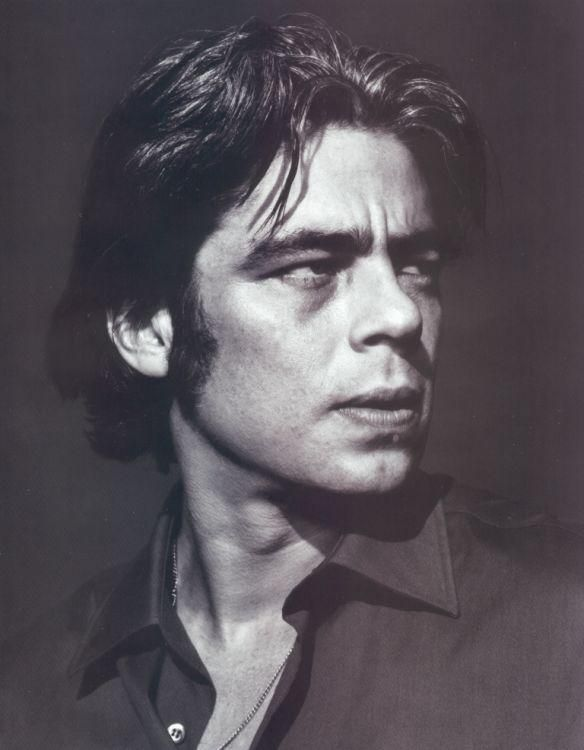
#> input picture examples/in/b_deltoro.jpg, 584 x 750 px
$ python -i stringmaker.py   (imports and definitions only)
#> lines starting #> are read from the running program, lines starting #| are printed output that depends on the picture
import numpy as np
import matplotlib.pyplot as plt
import cv2

from pystring.helper import line_indices
from .helper import rot_matrix, reflect_matrix


class StringMaker:
    def __init__(self, image_path, pow=1.0):
#> called with image_path = '../examples/in/b_deltoro.jpg', pow = 1
        self.image_path = image_path
        self.image = (
            1
            - cv2.cvtColor(cv2.imread(self.image_path), cv2.COLOR_BGR2GRAY)
            / 255
        )
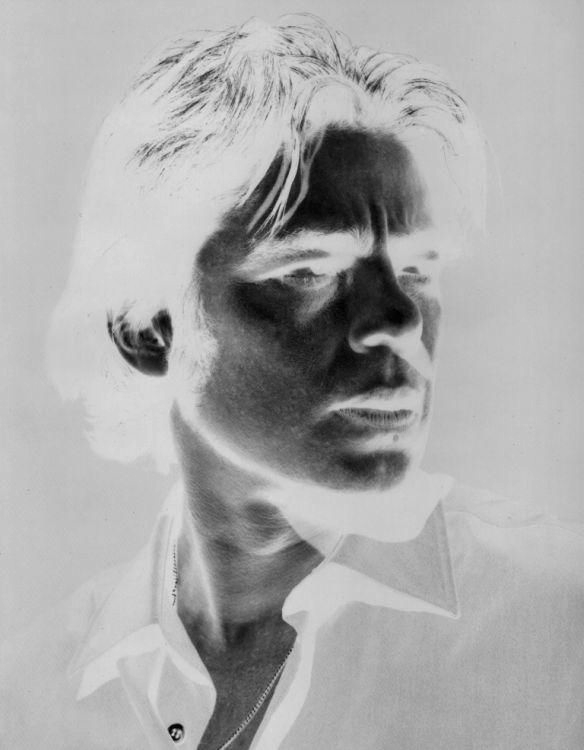
#> self.image: shape (750, 584) float64; min 0, max 0.898, mean 0.665
        self.sanitize(pow=pow)

    def sanitize(self, pow=1):
#> called with pow = 1
        self.resolution = np.min(self.image.shape)
#> self.resolution = 584
        self.image = self.image[: self.resolution, : self.resolution]
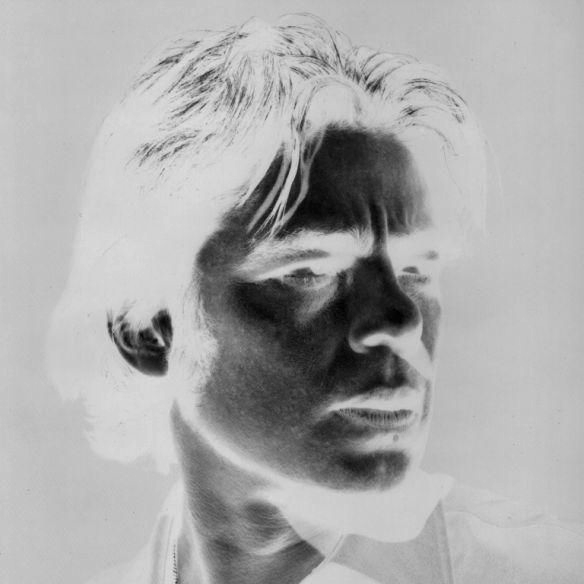
#> self.image: shape (584, 584) float64; min 0.00392, max 0.898, mean 0.666
        self.image = self.image**pow

    def resize(self, resolution):
        self.image = cv2.resize(self.image, dsize=(resolution, resolution))
        self.sanitize()

    # [80 lines left out: functions make_nails, calc_line_indices, not called in this run]

    def line_intensity(self, n_0, n_1):
        indices = self.line_indices[n_0, n_1]
        return indices.shape[1], self.work_image[indices[0], indices[1]].sum()

    def write_line(self, inicio, fin, brightness_reduction_factor=0.7):
        idx = self.line_indices[inicio, fin]
        self.work_image[idx[0], idx[1]] *= brightness_reduction_factor

    # [92 lines left out: functions run, imshow, plot_seq, plot_results, seq_to_png, not called in this run]

    def seq_to_movie(
        self,
        img_res=1024,
        vid_res=1024,
        fps=25,
        length=5,
        name="out.mp4",
        codec="mp4v",
    ):
        delta = int(
#> (the run stopped early here; a loop or call above may not have finished)

$ run again, on examples/in/marylin.jpg
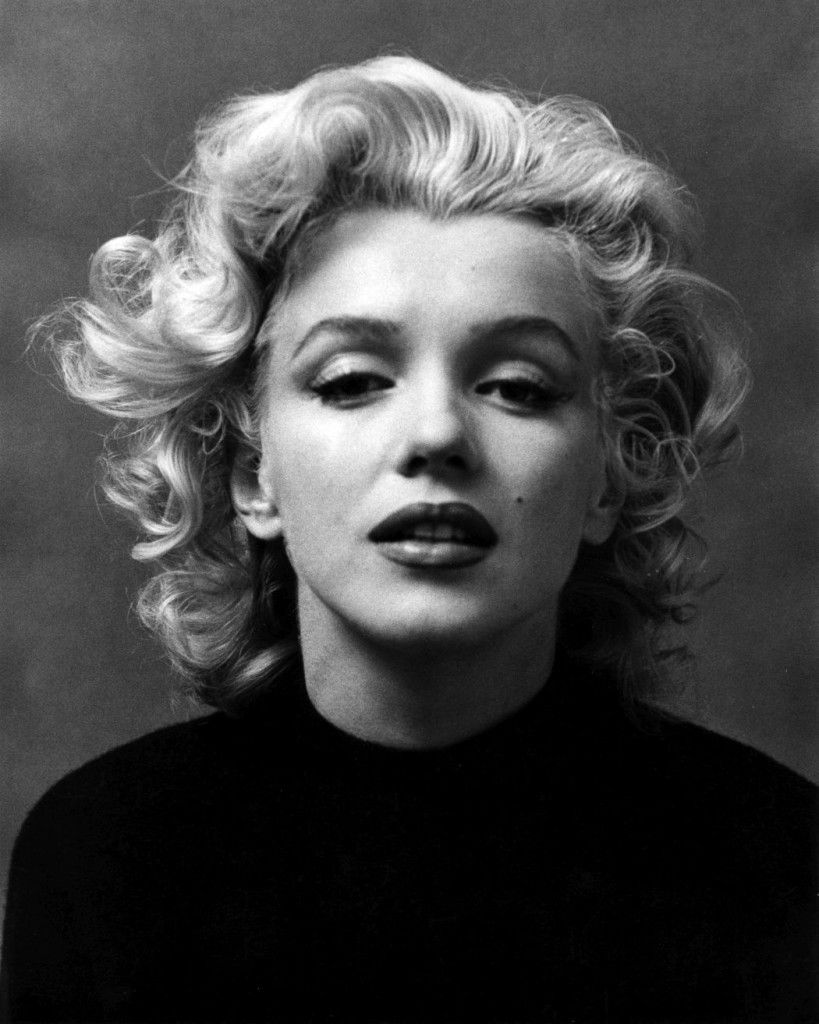
#> input picture examples/in/marylin.jpg, 819 x 1024 px
#> in __init__, `self.image = ( 1 - cv2.cvtColor(cv2.imread(self.image_path), cv2.COLOR..`:
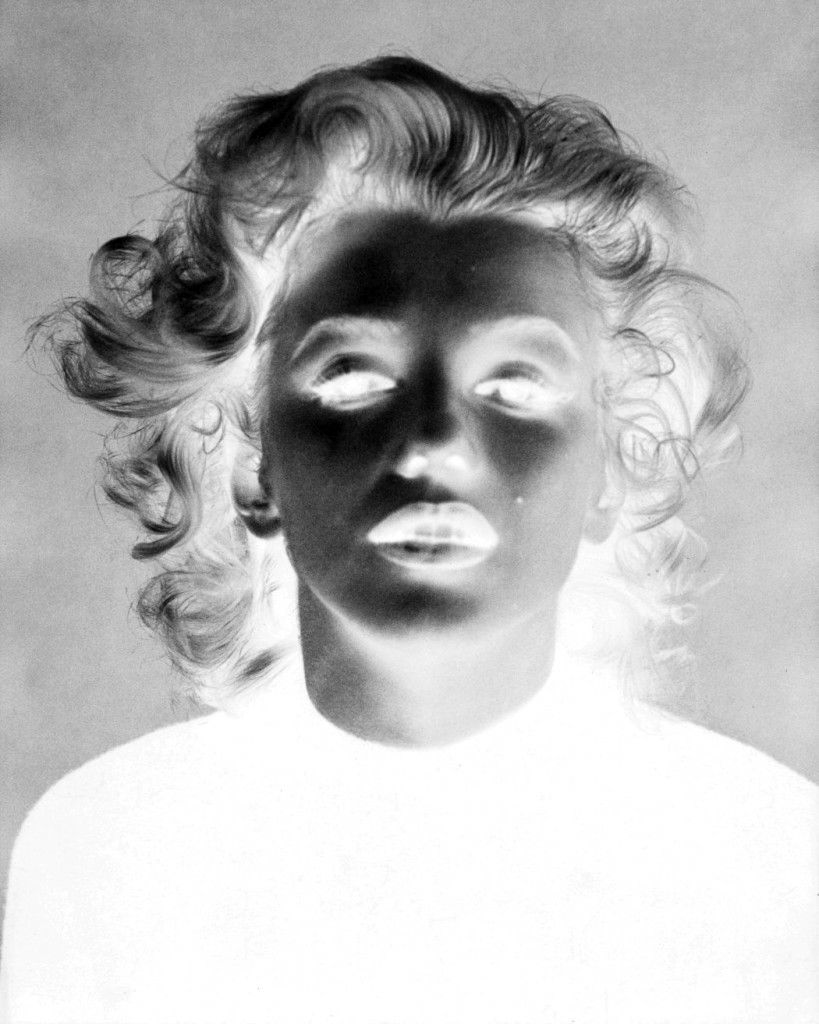
#> self.image: shape (1024, 819) float64; min 0, max 1, mean 0.729
#> in sanitize, `self.image = self.image[: self.resolution, : self.resolution]`:
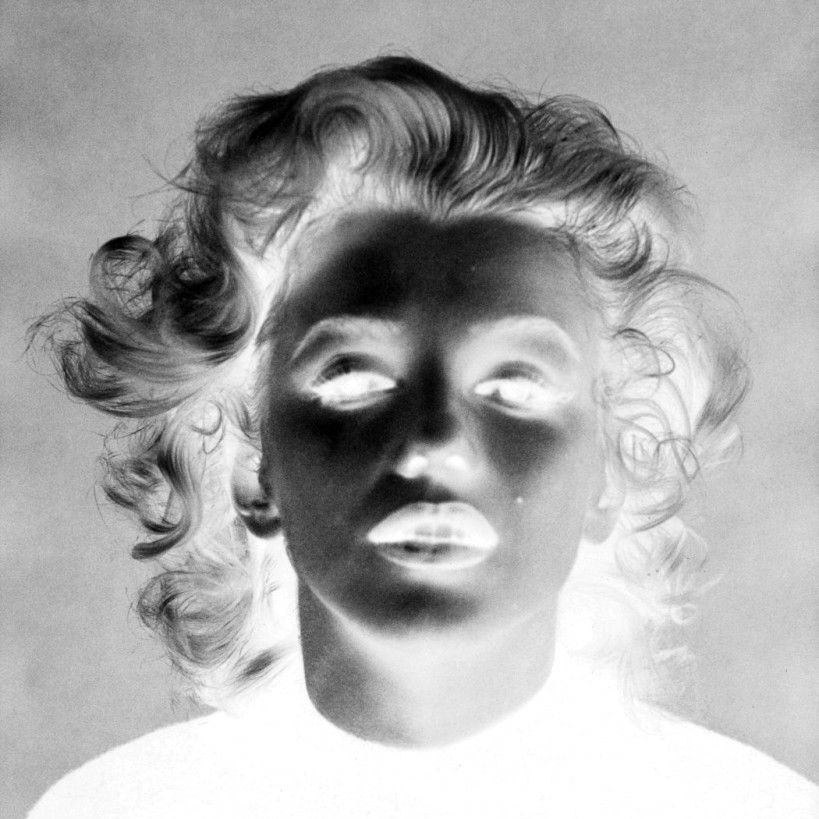
#> self.image: shape (819, 819) float64; min 0, max 1, mean 0.664
